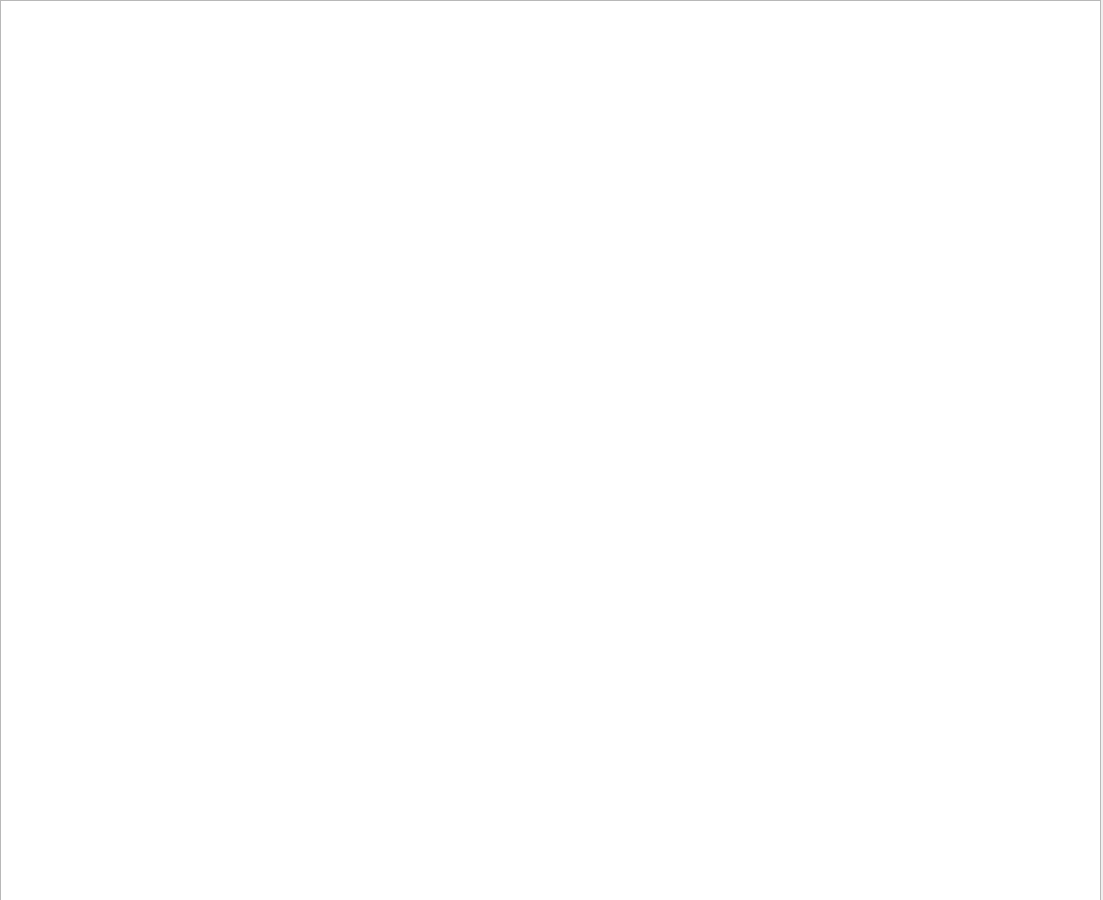
<?xml version="1.0" encoding="UTF-8"?>
<ui version="4.0">
 <class>Form</class>
 <widget class="QWidget" name="Form">
  <property name="geometry">
   <rect>
    <x>0</x>
    <y>0</y>
    <width>1103</width>
    <height>900</height>
   </rect>
  </property>
  <property name="windowTitle">
   <string>Form</string>
  </property>
  <widget class="QTextEdit" name="textEdit">
   <property name="geometry">
    <rect>
     <x>0</x>
     <y>0</y>
     <width>1101</width>
     <height>901</height>
    </rect>
   </property>
  </widget>
 </widget>
 <resources/>
 <connections/>
</ui>
